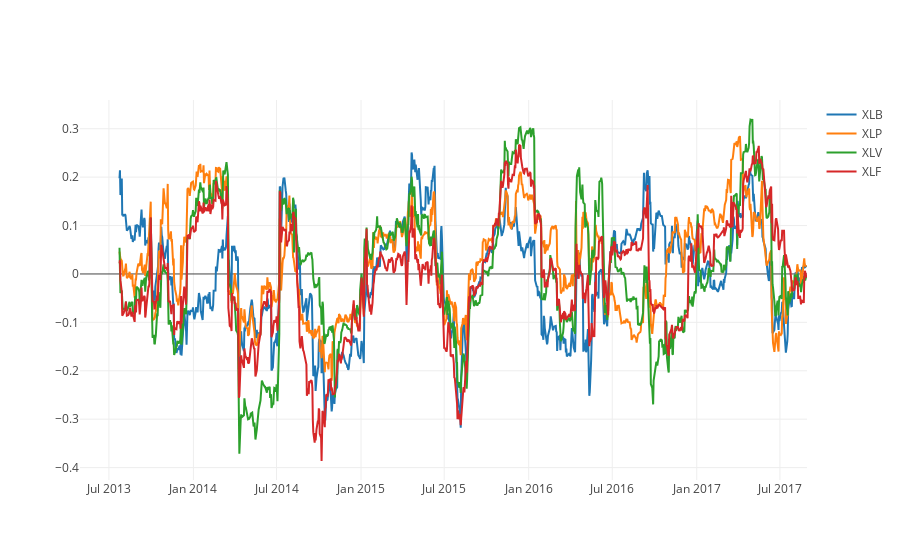

The notebook cell this image was saved under:
### Code cell
ts = []
N = len(roll_corr.columns)
for c in roll_corr.columns[N/3:2*N/3]:
    ts.append(go.Scatter(x = roll_corr.index, y = roll_corr.loc[:,c], mode = 'line', name = c))

data = ts
py.iplot(data)

### Figure 1 — Plotly figure (JSON) as saved in the notebook; plotly's stock layout.template omitted (floating-point values rounded to 4 significant figures; data arrays with more than 128 entries replaced by an {"elided": "..."} marker saying what was removed)
{"data": [{"mode": "line", "name": "XLB", "type": "scatter", "x": {"elided": "1094 str values"}, "y": {"elided": "1094 float values"}}, {"mode": "line", "name": "XLP", "type": "scatter", "x": {"elided": "1094 str values"}, "y": {"elided": "1094 float values"}}, {"mode": "line", "name": "XLV", "type": "scatter", "x": {"elided": "1094 str values"}, "y": {"elided": "1094 float values"}}, {"mode": "line", "name": "XLF", "type": "scatter", "x": {"elided": "1094 str values"}, "y": {"elided": "1094 float values"}}], "layout": {}}
